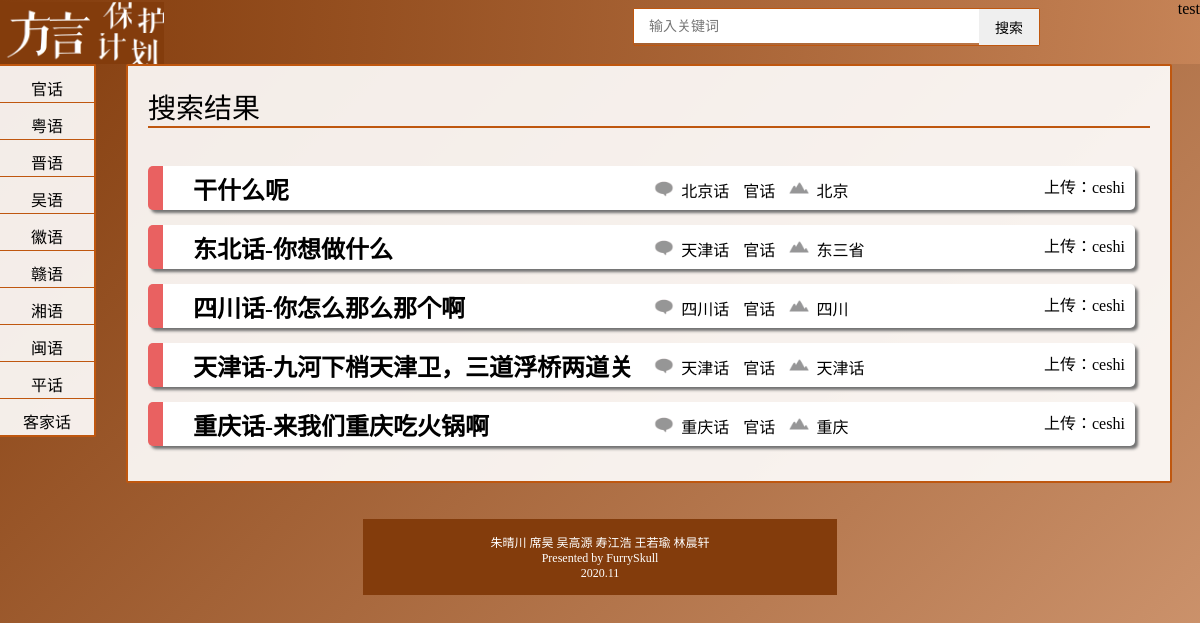
The page /search/langFamily=官话 on the database its author committed.
### tables this page shows
CREATE TABLE dialect
                (userName char(16) not null,
                audioURL char(64) primary key not null,
                translation char(64) not null,
                location char(16),
                language char(16),
                title char(16) not null,
                tag char(64),
                like int,
                browse int,
                foreign key(userName) references user_account(account)
                );

CREATE TABLE lang
                (language char(16) primary key,
                languageFamily char(16)
                );

### DialectsProtecting/search/views.py (the view)
@search.route('/<searchExpression>')
def search(searchExpression):
    records = executeSearch(searchExpression)
    if records == None:
        return render_template('page404.html')
    return render_template('searchResult.html', records = records, likes = checkUserLikeRecords(records))

### DialectsProtecting/database/Database.py (called while the page is built)
    def __lll(self, language):
        conn = sqlite3.connect('database.db')
        c = conn.cursor()
        sql_select1 = '''select languageFamily from lang where language = ?;'''
        c.execute(sql_select1,(language,))
        for row in c:
            temp = row[0]
            conn.close()
            return temp
        conn.close()

### DialectsProtecting/user/userUtils.py (called while the page is built)
def getUser():
    if 'username' in session:
        return session['username']
    else:
        return None

def checkUserLikeRecords(records):
    username = getUser()
    likeStates = [] #与records对应的，记录该用户给对应索引的音频点赞/未操作/点踩的数组
    if username != None:
        for item in records:
            likeStates.append(db.checkLike(userName = username, audioURL = item.audioURL))
        return likeStates
    return []

### DialectsProtecting/templates/searchResult.html (shortened to what this page needs)
﻿<!DOCTYPE html>
<html lang="en">
<head>
    <link rel="stylesheet" href="/static/content/css/basic.css" />
    <link rel="stylesheet" href="/static/content/css/searchResultMini.css" />
    <link rel="stylesheet" href="/static/content/css/audioPlayer.css" />
</head>
<body>
    {% include 'navigate.html' %}
    {% include 'sidebar.html' %}
    <div class="content-box">
        <div class="heading">搜索结果</div>
        {% include 'audiosDisplay.html' %}
    </div>
    {% include 'footer.html' %}
</body>
</html>

### DialectsProtecting/templates/navigate.html (shortened to what this page needs)
<header>
    <img id="logo-main"
         src="/static/content/image/LOGO_main.png"
         width="164"
         height="62"
         onclick="location.href='/home'"/>
    <div class="search">
        <form method="post" action="/search">
            <input type="text"
                   placeholder="输入关键词"
                   onfocus="if(placeholder=='输入关键词')placeholder=''"
                   onblur="if(!placeholder)placeholder='输入关键词'"
                   name="keywords" />
            <input type="submit" value="搜索">
        </form>
    </div>
    <div class="user" id="userMessage">
    </div>
</header>

### DialectsProtecting/templates/sidebar.html (shortened to what this page needs)
<div class="sidebar">
    <ul id="main-sidebar">
        <li id="btn0">
            <a href="/home/0">官话</a>
        </li>
        <li id="btn1">
            <a href="/home/1">粤语</a>
        </li>
        <li id="btn2">
            <a href="/home/2">晋语</a>
        </li>
        <li id="btn3">
            <a href="/home/3">吴语</a>
        </li>
        <li id="btn4">
            <a href="/home/4">徽语</a>
        </li>
        <li id="btn5">
            <a href="/home/5">赣语</a>
        </li>
        <li id="btn6">
            <a href="/home/6">湘语</a>
        </li>
        <li id="btn7">
            <a href="/home/7">闽语</a>
        </li>
        <li id="btn8">
            <a href="/home/8">平话</a>
        </li>
        <li id="btn9">
            <a href="/home/9">客家话</a>
        </li>
    </ul>
</div>

### DialectsProtecting/templates/audiosDisplay.html (shortened to what this page needs)
﻿{%- if records|length == 0 -%}
抱歉，没有搜索到想要的结果。
{%- else -%}
{%- for item in records -%}
<div class="search-audio-box">
    <h2>{{ item.title }}</h2>
    <div class="mini-info-box">
        <span class="lang">
            <img src="/static/content/image/language.png" />
            <a href="/search/lang={{ item.language }}">{{ item.language }}</a>
        </span>
        <span class="language-family">
            <a href="/search/langFamily={{ item.languageFamily }}">{{ item.languageFamily }}</a>
        </span>
        <div class="location">
            <img src="/static/content/image/location.png" />
            <a href="/search/loc={{ item.location }}">{{ item.location }}</a>
        </div>
    </div>
    <div class="username">
        上传：<a href="/search/publisher={{ item.userName }}">{{ item.userName }}</a>
    </div>
</div>
    {%- endfor -%}
{% endif %}

### DialectsProtecting/templates/footer.html (shortened to what this page needs)
<footer>
    朱晴川 席昊 吴高源 寿江浩 王若瑜 林晨轩
    <br />
    Presented by FurrySkull
    <br />
    2020.11
</footer>

### DialectsProtecting/static/content/css/basic.css (style rules this page uses)
li { list-style: none; }
a { text-decoration: none; cursor: pointer; }
body { background-image: linear-gradient(135deg, var(--themecolor0), #c98659d6); margin-top: 64px; --backgroundcolor: #ffffffe6; --cardbackgroundcolor: #ffffff; --userbackgroundcolor: #dda153; --shadowcolor: #727272; --tagcolor: #f1f1f1; --themecolor0: #833c0c; --themecolor1: #9e1815; --themecolor3: #bf570f; --themecolor2: #ef8989; --guanhuacolor: #e96161; --jinyucolor: #ffa130; --wuyucolor: #e8e83a; --huiyucolor: #5c71d0; --ganyucolor: #43b7ea; --xiangyucolor: #b62a23; --minyucolor: #086d8c; --pinghuacolor: #ae41bd; --kejiahuacolor: #97fb65; --yueyucolor: #89bc22; }
header { position: absolute; height: 64px; width: 100%; top: 0; left: 0; background-image: linear-gradient(var(--themecolor1), white); background-image: linear-gradient(90deg, var(--themecolor0), #c98659d6); z-index: -1; }
#logo-main { display: block; position: absolute; margin: 2px auto; cursor: pointer; }
.search { position: absolute; right: 160px; float: right; width: auto; height: 36px; border: 1.5px solid var(--themecolor3); border-bottom-left-radius: 2px; border-bottom-right-radius: 2px; border-top-left-radius: 2px; border-top-right-radius: 2px; top: 8px; }
.search input { float: left; width: 345px; height: 36px; font-size: 14px; padding-left: 15px; }
.search input[type=text] { border: 0; height: 34px; }
.search input[type=submit] { float: left; text-align: center; padding-left: 0; padding-right: 0; font-size: 14px; width: 60px; height: 36px; border: 0; }
.user { position: absolute; float: right; right: 0; height: 42px; }
.sidebar { position: absolute; float: left; top: 62px; left: -2px; width: 100px; height: auto; }
.sidebar ul { list-style: none none; margin: 2px; background-color: var(--backgroundcolor); border: 2px solid var(--themecolor3); border-left: none; border-bottom-right-radius: 2px; border-top-right-radius: 2px; position: relative; font-size: 16px; padding-left: 0; height: 100%; }
.sidebar ul li { height: 36px; border-top: solid 1.5px var(--themecolor3); transition: 0.14s all ease-in; }
.sidebar #btn0 { border: none; }
.sidebar #main-sidebar li a { text-align: center; display: block; width: 100%; height: 100%; padding-top: 10px; padding-bottom: 6px; color: black; transition: 0.14s all ease-in; font-family: FZQKBYSJT; }
.content-box { background-color: var(--backgroundcolor); background-size: 648px; margin-left: 118px; margin-right: 20px; padding: 20px; border: 2px solid var(--themecolor3); border-bottom-right-radius: 2px; border-top-right-radius: 2px; border-bottom-left-radius: 2px; border-top-left-radius: 2px; position: relative; top: -18px; }
.content-box > .heading { overflow: visible; font-family: FZQKBYSJT; font-size: 28px; padding: 0 0; border-bottom: 2px solid var(--themecolor3); margin-bottom: 20px; }
footer { position: relative; padding-top: 14px; padding-bottom: 14px; text-align: center; background-color: var(--themecolor0); color: white; font-family: "consolas"; font-size: 12px; left: 30%; width: 40%; }

### DialectsProtecting/static/content/css/searchResultMini.css (style rules this page uses)
.search-audio-box { position: relative; display: inline-block; border-left: 15px solid black; width: 95%; height: 44px; margin-right: 20px; margin-bottom: 15px; padding-left: 20px; background-color: var(--cardbackgroundcolor); box-shadow: 3px 3px 3px var(--shadowcolor); border-radius: 5px; transition: 0.2s all cubic-bezier(.08,.82,.17,1); }
.search-audio-box h2 { margin-top: 5px; margin-bottom: 10px; margin-left: 10px; margin-right: 10px; display: inline-block; width: 50%; }
.search-audio-box .mini-info-box { width: 40%; left: 50%; position: absolute; top: 12px; }
.search-audio-box a { text-decoration: none; color: black; font-family: FZQKBYSJT; }
.search-audio-box .lang a, .location a { margin-left: 7%; }
.search-audio-box .language-family a { margin-left: 0%; }
.search-audio-box .mini-info-box img { width: 20px; height: 20px; position: absolute; }
.search-audio-box .mini-info-box .lang { margin: 5px; }
.search-audio-box .mini-info-box .location { margin: 5px; display: inline; }
.search-audio-box .mini-info-box .language-family { margin: 5px; }
.search-audio-box .username { display: inline-block; position: absolute; right: 10px; bottom: 12px; }

### rows shown on the page
dialect: title "干什么呢", language "北京话", location "北京", userName "ceshi"
lang: languageFamily "官话"
dialect: title "东北话-你想做什么", language "天津话", location "东三省", userName "ceshi"
lang: languageFamily "官话" "官话"
dialect: title "四川话-你怎么那么那个啊", language "四川话", location "四川", userName "ceshi"
lang: languageFamily "官话"
dialect: title "天津话-九河下梢天津卫，三道浮桥两道关", language "天津话", location "天津话", userName "ceshi"
dialect: title "重庆话-来我们重庆吃火锅啊", language "重庆话", location "重庆", userName "ceshi"
lang: languageFamily "官话"
